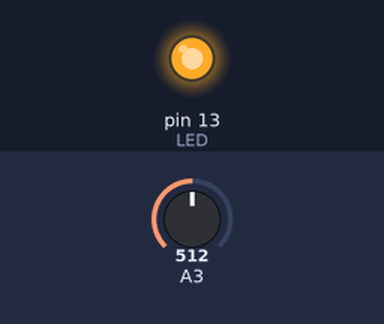
This sketch was run on a simulated Arduino Uno, built with avr-gcc and run on an emulated ATmega328P. On the bench: output pins drawn as LEDs (lit = HIGH). The test bench sets the inputs (shaded band); at power-on: A3 = 512. What the sketch prints to the serial monitor is not drawn.

Above: at 1.3 s.
1.4 s: A3 set to 0
At 2.3 s:
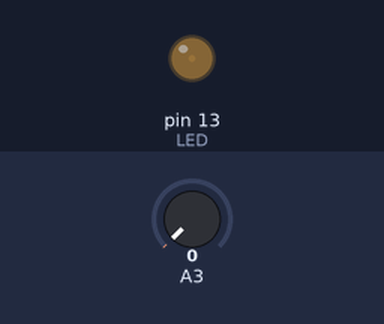
3.3 s: A3 set to 122
At 3.7 s:
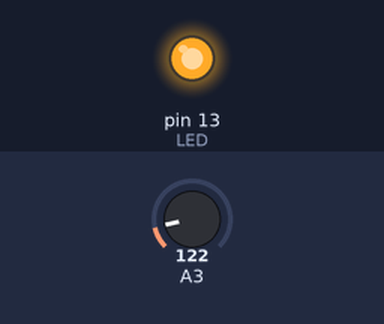
Timing chart, 0 to 6.3 s (numbered marks = the images above; inputs shaded):
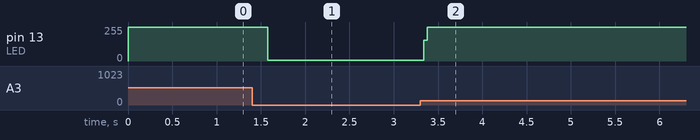

The sketch:

uart_TX_1.ino
```cpp
int LED = 13;
String sendstr = "arduino";

void setup(){
  Serial.begin(9600);
  pinMode(LED, OUTPUT);
  pinMode(3,INPUT);
  Serial.println("Start writeing.");
}

void loop(){
  int k=analogRead(3);
  digitalWrite(LED, LOW);
  for (int i = 0; i < sendstr.length(); i++){
    Serial.write(sendstr.charAt(i));
  }
  Serial.write(k);
  Serial.write(0);
  digitalWrite(LED, HIGH);
  delay(k);
}
```

Measured:
- after the input at 1.4 s, pin 13 (LED): 255/255 → 7/255 after 0.18 s
- after the input at 3.3 s, pin 13 (LED): 7/255 → 255/255 at once
